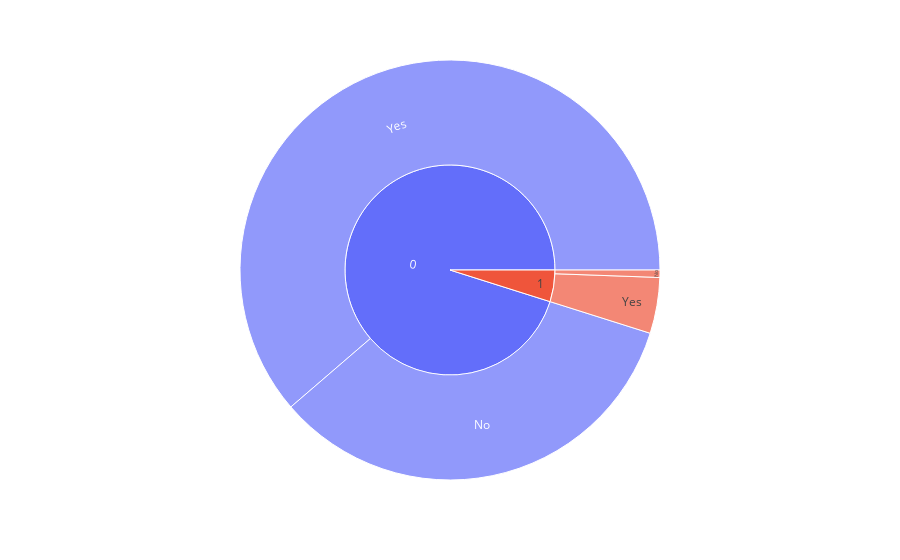

Notebook code for this chart:
### Code cell
fig = px.sunburst(df, path=['stroke', 'ever_married'])
fig.show()

### Figure 1 — Plotly figure (JSON) as saved in the notebook; plotly's stock layout.template omitted (floating-point values rounded to 4 significant figures)
{"data": [{"branchvalues": "total", "domain": {"x": [0, 1], "y": [0, 1]}, "hovertemplate": "labels=%{label}<br>count=%{value}<br>parent=%{parent}<br>id=%{id}<extra></extra>", "ids": ["0/No", "1/No", "0/Yes", "1/Yes", "0", "1"], "labels": ["No", "No", "Yes", "Yes", "0", "1"], "name": "", "parents": ["0", "1", "0", "1", "", ""], "type": "sunburst", "values": [1728, 29, 3133, 220, 4861, 249]}], "layout": {"legend": {"tracegroupgap": 0}, "margin": {"t": 60}}}
